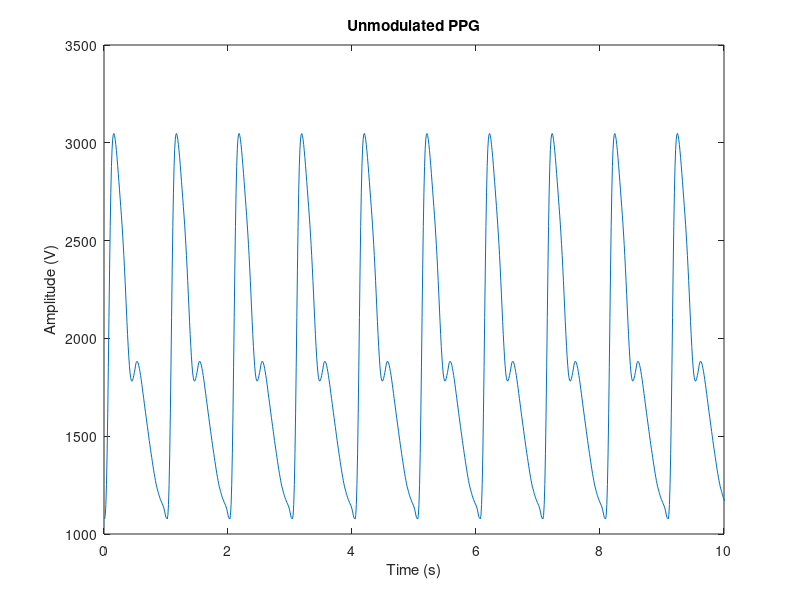
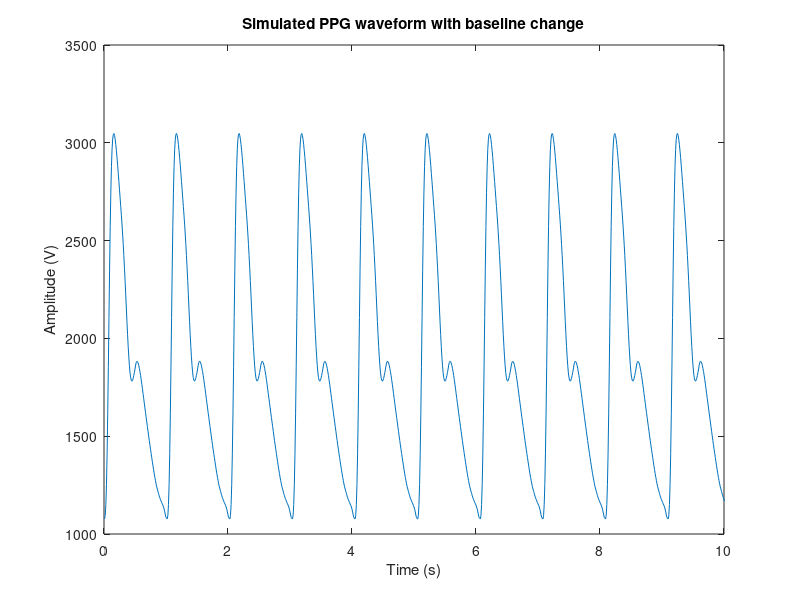
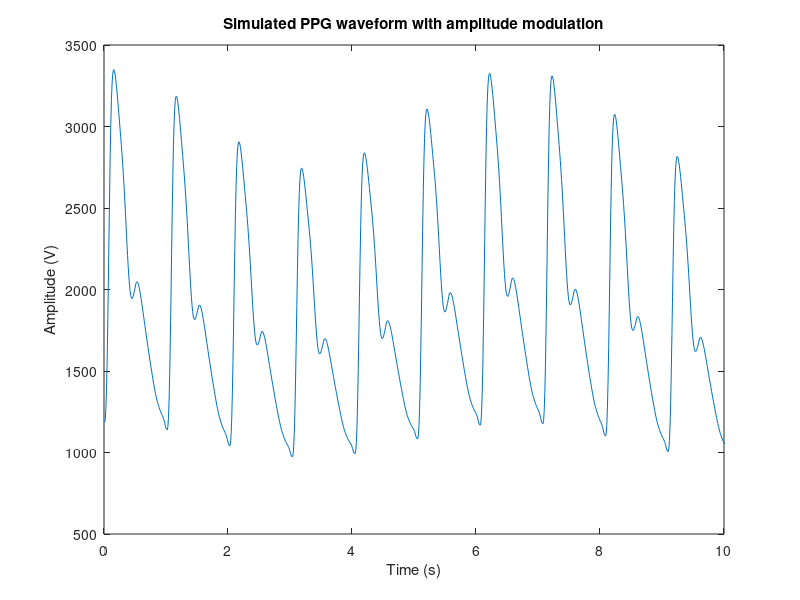
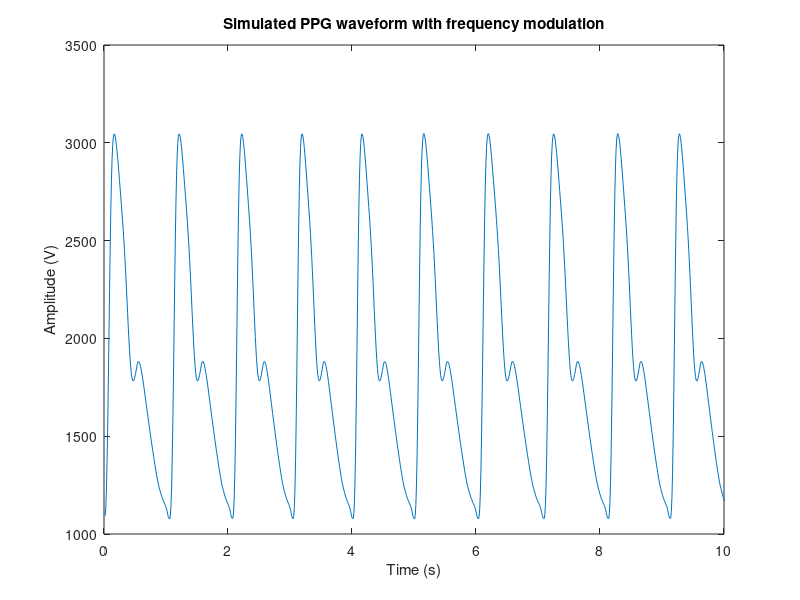

MATLAB code to generate these figures, in order: (Note: this script raises an error after producing the figures.)
% This code was developed by Miodrag Bolic for the book PERVASIVE CARDIAC AND RESPIRATORY MONITORING DEVICES: 
% https://github.com/Health-Devices/CARDIAC-RESPIRATORY-MONITORING 

clc;
clear all;
close all;

%% Generating Signal
fs=100;

% breathing modulation parameter
br_rate=0.15; %breathing rate in Hz
br_rate_bpm=br_rate*60;
fm=0.05; % frequency modulation
bm=0.1; % baseline modulation
am=0.1; % amplitude modulation

% ECG beat data
% ecg_data.beat.t = 0:0.01:1;
% ecg_data.beat.v = [-0.120000000000000,-0.120000000000000,-0.125000000000000,-0.122500113257034,-0.125000000000000,-0.120000000000000,-0.125000000000000,-0.117500065569862,-0.125000000000000,-0.117499958278698,-0.120000000000000,-0.120000000000000,-0.124999856955537,-0.122500005960186,-0.105000131124091,-0.115000000000000,-0.110000000000000,-0.122499946358326,-0.125000000000000,-0.109999558946239,-0.100000357611158,-0.0899996065808297,-0.0750000000000000,-0.0775001728453928,-0.0850000000000000,-0.0975001490224131,-0.100000000000000,-0.0925001251639052,-0.0949997377518178,-0.0824998986647591,-0.0800000000000000,-0.0800000000000000,-0.100000429133389,-0.0299993562231754,0.464997210632973,0.997500745023246,0.954992990821313,0.134999821173104,-0.194999845035165,-0.165000035761116,-0.119999880796281,-0.117499958273724,-0.110000202646322,-0.107499934437955,-0.109999928477768,-0.100000000000000,-0.100000000000000,-0.0900000000000000,-0.0949999761592562,-0.0824998390749790,-0.0800000000000000,-0.0675001609250210,-0.0649999761592562,-0.0574998867564668,-0.0500000000000000,-0.0400000000000000,-0.0300000000000000,-0.0124999344379545,0.00500020264632248,0.0275000417262755,0.0649997615925615,0.100000035761115,0.145000309929670,0.189999988078207,0.224999666229586,0.252499970199070,0.270000000000000,0.275000000000000,0.250000214566695,0.197500232447252,0.114999761592563,0.0325003040057223,-0.0299992132554528,-0.0849997496721898,-0.105000023840744,-0.130000000000000,-0.130000000000000,-0.140000000000000,-0.130000000000000,-0.127500196709585,-0.120000000000000,-0.120000000000000,-0.110000000000000,-0.110000000000000,-0.105000000000000,-0.105000000000000,-0.100000000000000,-0.100000000000000,-0.100000000000000,-0.100000000000000,-0.104999821194421,-0.110000000000000,-0.110000000000000,-0.105000000000000,-0.114999773512934,-0.120000000000000,-0.115000000000000,-0.122500113257034,-0.115000000000000,-0.120000000000000,-0.110000000000000];
% ecg_data.sig.v=repmat(ecg_data.beat.v,1,100);   % repeat the original ecg_data 100 times and concatenate them together
% ecg_data.sig.t=1/fs:1/fs:N/fs;

% PPG beat data
ppg_data.beat.t = 0:0.01:1;
ppg_data.beat.v = [1077,1095.27676998271,1150.39696200268,1253.64011384634,1410.01430649103,1614.23738042021,1852.88862847947,2107.19963850395,2354.10827203910,2571.83504395768,2747.58603743220,2878.78047565119,2967.12445239160,3018.75510162723,3042.94721680823,3047.45001341082,3037.62026345592,3018.14128598677,2991.80738548651,2959.68011205818,2924.12507822977,2885.14270668177,2843.86782834153,2802.08903767062,2759.59973773619,2716.75011175682,2673.89981522322,2630.12661808970,2584.21488466353,2533.75439619717,2480.71246051141,2423.10076799285,2360.92007271860,2294.87110683952,2226.11520653275,2155.41275815825,2085.84032425344,2019.82560572195,1959.08788519998,1905.61966740180,1860.15018328118,1823.59858526554,1799.16523439130,1785.68124422590,1781.40496155451,1785.65000894081,1795.60758813888,1810.23123770638,1825.88000834451,1843.33369762174,1863.68739383102,1877.70370775466,1882.41001847768,1880.67124988824,1874.06744888836,1862.89381761287,1847.14991953269,1829.89768909817,1810.34993145378,1788.72101296379,1765.94996721702,1742.03613261809,1717.39751028193,1692.75877484727,1668.68005245276,1644.48098438338,1619.84239547012,1595.97728854980,1572.41003606020,1548.84233116767,1525.27517210550,1501.70741230815,1478.27021279132,1455.77367020325,1433.54980777827,1412.12496274662,1390.69993145582,1369.27500149014,1348.40755237670,1328.05378822197,1308.39978542052,1289.88870123678,1272.51984025750,1256.29379973178,1241.20988734577,1229.73332273703,1217.97235166145,1206.26252309710,1195.54992698555,1185.27003397509,1176.98743219884,1169.12989658769,1160.98994575908,1153.99245954403,1146.99245931931,1138.20624497094,1127.13495738213,1112.99225070036,1097.13740724184,1083.85480956071,1080];
ppg_data.sig.v=repmat(ppg_data.beat.v,1,100);   % repeat the original ppg_data 100 times and concatenate them together
N=length(ppg_data.sig.v);
ppg_data.sig.t=1/fs:1/fs:N/fs;

T=1/fs;

figure 
plot(ppg_data.sig.t,ppg_data.sig.v);
    title('Unmodulated PPG')
    xlabel('Time (s)')
    ylabel('Amplitude (V)')
        xlim([0,10])

% ecg_data.sig.v=ecg_data.sig.v+0.05*randn(1,length(ecg_data.sig.v)); % add AWGN white noise to ecg_data
%     figure
%     plot(ecg_data.sig.t,ecg_data.sig.v);
%     title('Unmodulated ECG')
%     xlabel('Time (s)')
%     ylabel('Amplitude (V)')
%         xlim([0,10])

% Simulating breathing modulation on the ECG signal
% PPG BM baseline modulation
ppg_data.sig.v_bm=ppg_data.sig.v+bm*sin(2*pi*ppg_data.sig.t*br_rate);
figure
plot(ppg_data.sig.t,ppg_data.sig.v_bm)
title('Simulated PPG waveform with baseline change')
    xlabel('Time (s)')
    ylabel('Amplitude (V)')
    xlim([0,10])

% PPG AM amplitude modulation
ppg_data.sig.v_am=ppg_data.sig.v.*(1+am*cos(2*pi*ppg_data.sig.t*br_rate));
figure
plot(ppg_data.sig.t,ppg_data.sig.v_am)
title('Simulated PPG waveform with amplitude modulation')
    xlabel('Time (s)')
    ylabel('Amplitude (V)')
    xlim([0,10])

% PPG FM frequency modulation
mod_time = ppg_data.sig.t + fm*sin(2*pi*br_rate*ppg_data.sig.t);
ppg_data.sig.v_fm = interp1(mod_time, ppg_data.sig.v, ppg_data.sig.t);
figure
plot(ppg_data.sig.t,ppg_data.sig.v_fm)
title('Simulated PPG waveform with frequency modulation')
    xlabel('Time (s)')
    ylabel('Amplitude (V)')
    xlim([0,10])

% PPG all modulations 
ppg_data.sig.v_all=interp1(mod_time, (ppg_data.sig.v_bm+ppg_data.sig.v_am)/2, ppg_data.sig.t);
figure
plot(ppg_data.sig.t,ppg_data.sig.v_all)
title('Simulated PPG waveform with all modulations')
    xlabel('Time (s)')
    ylabel('Amplitude (V)')
    xlim([0,10])

%% EHF
% The nomination of Fpass and Fstop is reverse, but the actual function is
% correct
ppg.Fpass = 38.5;  % in Hz
ppg.Fstop = 33.12;  % in Hz   (33.12 and 38.5 provide a -3 dB cutoff of 35 Hz)
ppg.Dpass = 0.05;
ppg.Dstop = 0.01;

% Now filt_characteristics will directly reference the 'ppg' structure
filt_characteristics = ppg;

s = ppg_data.sig.v_all;
s_filt.fs = fs;
s_filt.v = elim_vhfs(s, s_filt.fs, filt_characteristics);
s_filt.t = (1/s_filt.fs)*(1:length(s_filt.v));

s = s_filt; 

%% PDt
% High-pass filter data for peak detection
s_filt = elim_sub_cardiac(s);
[peaks,onsets,artifs] = adaptPulseSegment(s_filt.v,fs); % IMS: IMS peak detector

%% FPt
% INTERFACE: relevant data variable rel_data from PDt
rel_data.s.t = s.t;
rel_data.s.v = s.v;
rel_data.beats.tr.t = s.t(onsets);
rel_data.beats.tr.v = s.v(onsets);
rel_data.beats.p.t = s.t(peaks);
rel_data.beats.p.v = s.v(peaks);
rel_data.fs = fs;
rel_data.timings = s.t;

% PPG Peaks
% Find peaks as max between detected onsets
temp.p_max.t = nan(length(rel_data.beats.tr.t)-1,1);
temp.p_max.v = nan(length(rel_data.beats.tr.t)-1,1);
for beat_no = 1 : (length(rel_data.beats.tr.t)-1)
    rel_range = find(rel_data.s.t >= rel_data.beats.tr.t(beat_no) & rel_data.s.t < rel_data.beats.tr.t(beat_no+1));
    [~, rel_el] = max(rel_data.s.v(rel_range));
    temp.p_max.t(beat_no) = rel_data.s.t(rel_range(rel_el));
    temp.p_max.v(beat_no) = rel_data.s.v(rel_range(rel_el));
end

% PPG Troughs
% Find troughs as min between detected peaks
temp.tr_min.t = nan(length(temp.p_max.t)-1,1);
temp.tr_min.v = nan(length(temp.p_max.t)-1,1);
for beat_no = 1 : (length(temp.p_max.t)-1)
    rel_range = find(rel_data.s.t >= temp.p_max.t(beat_no) & rel_data.s.t < temp.p_max.t(beat_no+1));
    [~, rel_el] = min(rel_data.s.v(rel_range));
    temp.tr_min.t(beat_no) = rel_data.s.t(rel_range(rel_el));
    temp.tr_min.v(beat_no) = rel_data.s.v(rel_range(rel_el));
end

% get rid of any nans (arise if the peak is at the very first element of the signal)
bad_els = isnan(temp.tr_min.t);
temp.tr_min.t = temp.tr_min.t(~bad_els);
temp.tr_min.v = temp.tr_min.v(~bad_els);

% very ocassionally it picks out the same trough or peak twice (if two consecutive peaks are ridiculously close together so share some of the same search range)
[~, rel_els, ~] = unique(temp.tr_min.t);
temp.tr_min.t = temp.tr_min.t(rel_els);
temp.tr_min.v = temp.tr_min.v(rel_els);

% Carry forward detected peaks and onsets
temp.det_p.t = rel_data.beats.p.t;
temp.det_p.v = rel_data.beats.p.v;
temp.det_tr.t = rel_data.beats.tr.t;
temp.det_tr.v = rel_data.beats.tr.v;

% carry forward fs and timings
temp.fs = rel_data.fs;
temp.timings = rel_data.timings;

%% FMe
% INTERFACE: relevant data variable rel_data from FPt
rel_data = temp;
clear peaks onsets

% choose which peaks and onsets:
rel_data.tr = rel_data.tr_min;
rel_data.p = rel_data.p_max;

if isempty(rel_data.tr.t) || isempty(rel_data.p.t)
    [peaks.t, peaks.v, onsets.t, onsets.v] = deal([]);
else
    
    % Want an onset followed by a peak.
    if rel_data.tr.t(1) > rel_data.p.t(1)
        rel_data.p.t = rel_data.p.t(2:end);
        rel_data.p.v = rel_data.p.v(2:end);
    end
    % Want the same number of peaks and onsets
    diff_in_length = length(rel_data.p.t) - length(rel_data.tr.t);
    if diff_in_length > 0
        rel_data.p.t = rel_data.p.t(1:(end-diff_in_length));
        rel_data.p.v = rel_data.p.v(1:(end-diff_in_length));
    elseif diff_in_length < 0
        rel_data.tr.t = rel_data.tr.t(1:(end-diff_in_length));
        rel_data.tr.v = rel_data.tr.v(1:(end-diff_in_length));
    end
    % find onsets and peaks
    onsets.t = rel_data.tr.t; onsets.t = onsets.t(:);
    onsets.v = rel_data.tr.v; onsets.v = onsets.v(:);
    peaks.t = rel_data.p.t; peaks.t = peaks.t(:);
    peaks.v = rel_data.p.v; peaks.v = peaks.v(:);
    
    % exclude ectopics
    % following: Mateo, J. & Laguna, P., 2003. Analysis of heart rate variability in the presence of ectopic beats using the heart timing signal. IEEE transactions on bio-medical engineering, 50(3), pp.334–43. Available at: http://www.ncbi.nlm.nih.gov/pubmed/12669990.
    tk_neg1 = peaks.t(1:(end-2));
    tk = peaks.t(2:(end-1));
    tk_pos1 = peaks.t(3:end);
    r = 2*abs( (tk_neg1 - (2*tk) + tk_pos1)./ ...
        ( (tk_neg1-tk).*(tk_neg1 - tk_pos1).*(tk-tk_pos1) ) );
    thresh = min([4.3*std(r), 0.5]);
    
    %%%%%%%%%%%%%%%%%%%%%%
    % additional rule inserted by PC:
    % thresh = 0.5;   % so that artificial data with a very low variability doesn't trigger.
    %%%%%%%%%%%%%%%%%%%%%%
    temp = [0;r;0]; temp = logical(temp>thresh);
    
    tk_neg1 = onsets.t(1:(end-2));
    tk = onsets.t(2:(end-1));
    tk_pos1 = onsets.t(3:end);
    r = 2*abs( (tk_neg1 - (2*tk) + tk_pos1)./ ...
        ( (tk_neg1-tk).*(tk_neg1 - tk_pos1).*(tk-tk_pos1) ) );
    thresh = min([4.3*std(r), 0.5]);
    %%%%%%%%%%%%%%%%%%%%%%
    % additional rule inserted by PC:
    %thresh = 0.5;   % so that artificial data with a very low variability doesn't trigger.
    %%%%%%%%%%%%%%%%%%%%%%
    temp2 = [0;r;0]; temp2 = logical(temp2>thresh);
    
    peaks.t(temp | temp2) = nan; peaks.v(temp | temp2) = nan;
    onsets.t(temp | temp2) = nan; onsets.v(temp | temp2) = nan;
    %                     % to check:
    %                     old_peaks  = rel_data.p; old_onsets = rel_data.tr;
    %                     plot(diff(old_peaks.t), 'b'), hold on, plot(diff(peaks.t), 'r')
    %                     close all
    %                     plot(diff(old_onsets.t)), hold on, plot(diff(onsets.t))
    %                     close all
end

feat_data = calc_am(peaks, onsets, fs);
% feat_data = calc_fm(peaks, fs);
% feat_data = calc_bw(peaks, onsets, fs);

feat_data.timings = rel_data.timings;

%% RS - resampling
fs_orig = fs;
% fs = 5; % fs = up.paramSet.resample_fs;
fs = fs_orig; 
% resampled_data = lin(feat_data, fs);
resampled_data = cub(feat_data, fs);
resampled_data.fs = fs;

% Bandpass filtering to remove frequencies not related to respiration (non-respiratory frequencies)
try
    resampled_data = bpf_signal_to_remove_non_resp_freqs(resampled_data, resampled_data.fs, up);
catch
    % if there aren't enough samples, then don't BPF:
    resampled_data = resampled_data;
end

%% ELF
% INTERFACE
old_data = resampled_data;

data.hpfilt.t = old_data.t;
try
    data.hpfilt.v = elim_vlfs(old_data, up);
catch
    % if there aren't enough points to use the filter, simply carry forward the previous data
    data.hpfilt.v = old_data.v;
end
data.hpfilt.fs = old_data.fs;

%% Visualization
figure
plot(data.hpfilt.t,data.hpfilt.v)
title('Extracting Respiratory Signal')
    xlabel('Time (s)')
    ylabel('Amplitude (V)')
    xlim([0 95])